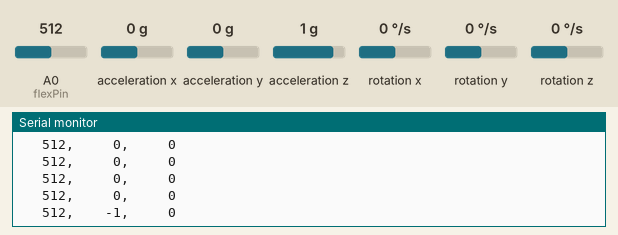
This sketch was run on a simulated Arduino Uno, built with avr-gcc and run on an emulated ATmega328P. Parts: the last lines printed to the serial monitor. Wiring (inferred from the names in the program): MPU-6050 motion sensor at I2C address 0x68. Inputs (shaded band) come from the test bench; at power-on: A0 (flexPin) = 512, acceleration x 0 g, acceleration y 0 g, acceleration z 1 g, rotation x 0 °/s, rotation y 0 °/s, rotation z 0 °/s.

Above: at 2.8 s.
2.9 s: A0 (flexPin) set to 108
At 4.12 s:
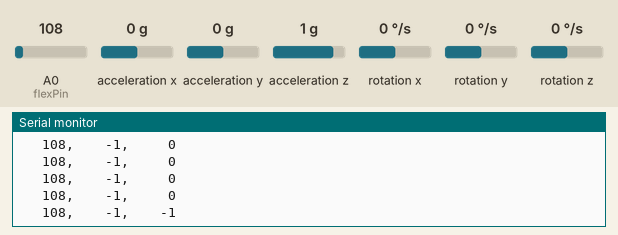
5.8 s: A0 (flexPin) set to 93
At 5.82 s:
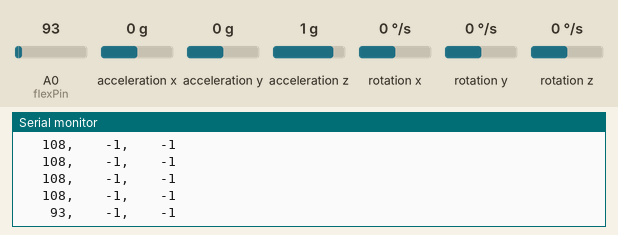
Timing chart, 0 to 8.8 s (numbered marks = the images above; inputs shaded):
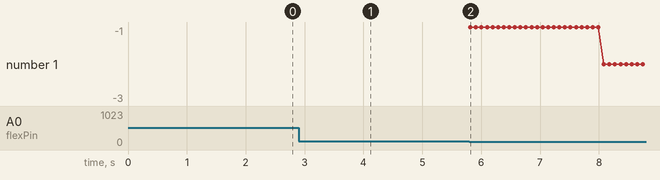

Measured:
- the behaviour switches between 100 and 99 on A0 (flexPin) (found by bisection; images 1 and 2)
- after the input at 2.9 s, the serial monitor: prints a new line after 0.08 s (image 1)
- after the input at 5.8 s, the serial monitor: prints a new line at once (image 2)

The sketch:

BluetoothArmMaster.ino
```cpp
#include <Wire.h>

const int flexPin = A0;
const int MPU6050_address = 0x68;
int ACCEL_XOUT_H, ACCEL_XOUT_L, ACCEL_YOUT_H, ACCEL_YOUT_L, ACCEL_ZOUT_H, ACCEL_ZOUT_L;
int GYRO_XOUT_H, GYRO_XOUT_L, GYRO_YOUT_H, GYRO_YOUT_L, GYRO_ZOUT_H, GYRO_ZOUT_L;
double ACCEL_XOUT, ACCEL_YOUT, ACCEL_ZOUT, GYRO_XOUT, GYRO_YOUT, GYRO_ZOUT, dt, start, finish;
double gx, gy, gz, elapsed, angle_X, angle_Y, angle_Z, X, Y, Z;
const double pi = 3.14159265, alpha = 0.96;
char tmp_str[7];
int16_t flexValue;
int16_t fX, fY, fZ;

char* convert_int16_to_str(int16_t i);

void control();
void transmit();

void setup()
{
    Wire.begin();
    Serial.begin(9600);

    Wire.beginTransmission(MPU6050_address);
    Wire.write(0x6B);
    Wire.write(B00000000);  //enables wakeup mode
    Wire.endTransmission();
}

void loop()
{
    control();
    transmit();
}


void control()
{
    start = millis();

    Wire.beginTransmission(MPU6050_address);
    Wire.write(0x3B);
    Wire.endTransmission(false);
    Wire.requestFrom(MPU6050_address, 2);
    ACCEL_XOUT_H = Wire.read();
    ACCEL_XOUT_L = Wire.read();

    ACCEL_XOUT_H = ACCEL_XOUT_H << 8;
    ACCEL_XOUT = ((ACCEL_XOUT_H + ACCEL_XOUT_L) / 16384.00) - 0.02; //Last value is offset value


    Wire.beginTransmission(MPU6050_address);
    Wire.write(0x3D);
    Wire.endTransmission(false);
    Wire.requestFrom(MPU6050_address, 2);
    ACCEL_YOUT_H = Wire.read();
    ACCEL_YOUT_L = Wire.read();

    ACCEL_YOUT_H = ACCEL_YOUT_H << 8;
    ACCEL_YOUT = ((ACCEL_YOUT_H + ACCEL_YOUT_L) / 16384.00) - 0.025; //Last value is offset value


    Wire.beginTransmission(MPU6050_address);
    Wire.write(0x3F);
    Wire.endTransmission(false);
    Wire.requestFrom(MPU6050_address, 2);
    ACCEL_ZOUT_H = Wire.read();
    ACCEL_ZOUT_L = Wire.read();

    ACCEL_ZOUT_H = ACCEL_ZOUT_H << 8;
    ACCEL_ZOUT = ((ACCEL_ZOUT_H + ACCEL_ZOUT_L) / 16384.00) - 0.005; //Last value is offset value


    Wire.beginTransmission(MPU6050_address);
    Wire.write(0x43);
    Wire.endTransmission(false);
    Wire.requestFrom(MPU6050_address, 2);
    GYRO_XOUT_H = Wire.read();
    GYRO_XOUT_L = Wire.read();

    GYRO_XOUT_H = GYRO_XOUT_H << 8;
    GYRO_XOUT = ((GYRO_XOUT_H + GYRO_XOUT_L) / 131.00) - 0.791; //Last value is offset value
    gx = (GYRO_XOUT * dt) * pi / 180.00;


    Wire.beginTransmission(MPU6050_address);
    Wire.write(0x45);
    Wire.endTransmission(false);
    Wire.requestFrom(MPU6050_address, 2);
    GYRO_YOUT_H = Wire.read();
    GYRO_YOUT_L = Wire.read();

    GYRO_YOUT_H = GYRO_YOUT_H << 8;
    GYRO_YOUT = ((GYRO_YOUT_H + GYRO_YOUT_L) / 131.00) + 0.291; //Last value is offset value
    gy = (-1 * (GYRO_YOUT) * dt) * pi / 180.00;


    Wire.beginTransmission(MPU6050_address);
    Wire.write(0x47);
    Wire.endTransmission(false);
    Wire.requestFrom(MPU6050_address, 2);
    GYRO_ZOUT_H = Wire.read();
    GYRO_ZOUT_L = Wire.read();

    GYRO_ZOUT_H = GYRO_ZOUT_H << 8;
    GYRO_ZOUT = ((GYRO_ZOUT_H + GYRO_ZOUT_L) / 131.00) - 0.7913; //Last value is offset value
    gz = (GYRO_ZOUT * dt) * pi / 180.00;

    angle_X = atan2(ACCEL_YOUT, ACCEL_ZOUT);
    angle_Y = atan2(ACCEL_XOUT, ACCEL_ZOUT);
    //angle_Z = atan2(ACCEL_YOUT, ACCEL_XOUT);

    X = alpha * (X + gx) + (1.00 - alpha) * angle_X; // pitch angles seem incorrect
    Y = alpha * (Y + gy) + (1.00 - alpha) * angle_Y; // roll angles seem incorrect
    Z = (Z + gz);
    delay(45);

    fX = X * 35;
    fY = Y * 35;
    fZ = Z * 35;
    //    Serial.println(X);
    //Serial.print("\t");
    //    Serial.println(Y);
    //Serial.print("\t");
    //    Serial.println(Z);

    finish = millis();
    elapsed = finish - start;
    dt = elapsed / 1000.00;
    start = 0.00;
    elapsed = 0.00;

    flexValue = analogRead(flexPin);

}

void transmit()
{
    Serial.write(convert_int16_to_str(flexValue));
    Serial.write(',');
    Serial.write(convert_int16_to_str(fX));
    Serial.write(',');
    Serial.write(convert_int16_to_str(fZ));
    Serial.write('\n');
    delay(45);
}


char* convert_int16_to_str(int16_t i)
{
    sprintf(tmp_str, "%6d", i);
    return tmp_str;
}
```
